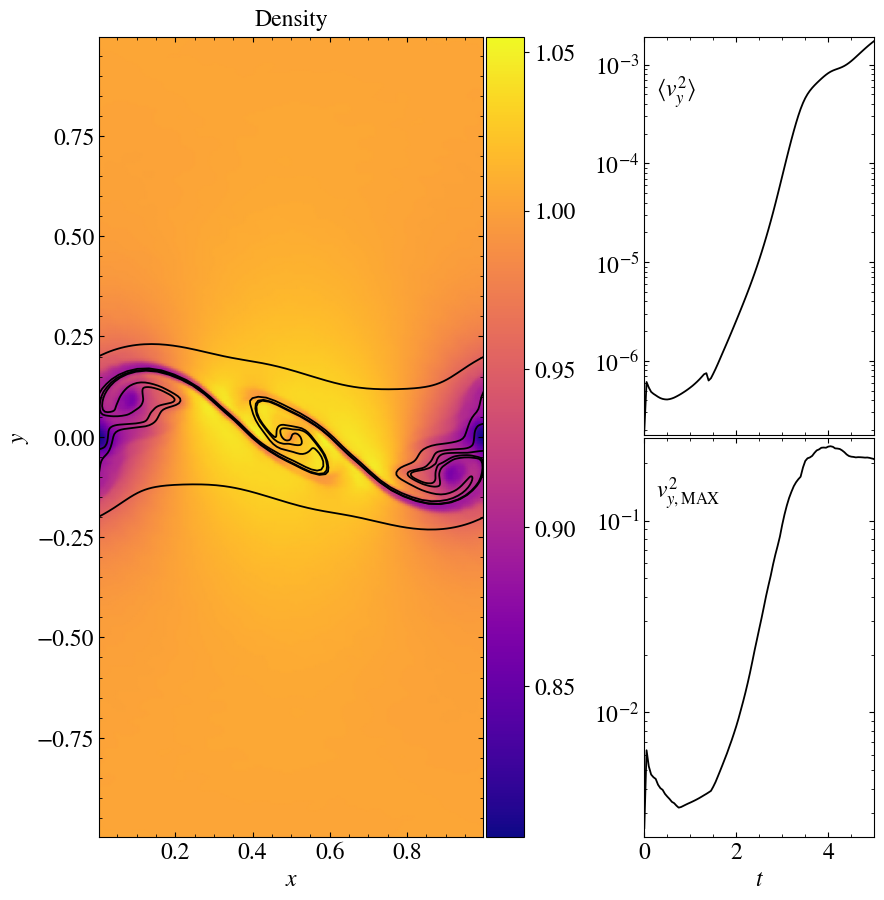

The Python source for this figure:
'''
CHange pluto.ini analysis to 0.05!!!
'''

import pyPLUTO as pp
import os
import numpy   as np

# Creating the path for the data directory
plutodir = os.environ['PLUTO_DIR']
wdir     = plutodir+'/Test_Problems/RMHD/KH'

# Loading the data into a pload object D.
D = pp.Load(path = wdir)

# Creating the Image and the subplot axes (in order to have two zoom simultaneously)
I = pp.Image(figsize = [10,10])
I.create_axes(ncol = 2, wratio = [1,0.1], wspace = [0.003], right = 0.55)
I.create_axes(nrow = 2, hspace = [0.003], left = 0.67)

# Plotting the data
I.display(D.rho, x1 = D.x1, x2 = D.x2, title = 'Density',
          ax = 0, shading = 'gouraud', xtitle = r'$x$', ytitle = r'$y$')
I.colorbar(axs = 0, cax = 1)

lines = D.find_fieldlines(D.Bx1, D.Bx2, x1 = D.x1, x2 = D.x2, y0 = [0.0,0.1,-0.1,0.2,-0.2], x0 = [0.55,0.0,0.0,0.0,0.0],
                          order = 'RK45', maxstep = 0.01, numsteps = 25000)

for _, line in enumerate(lines):
    I.plot(line[0],line[1],ax = 0, c = 'k')

data = np.genfromtxt(wdir+'/kh.dat', names=True)
analysis = {name: data[name] for name in data.dtype.names}

I.text(r"$\langle v_y^2\rangle$",  ax = 2, x = 0.05)
I.text(r"$v_{y, \mathrm{MAX}}^2$", ax = 3, x = 0.05)


I.plot(analysis['time'], analysis['vy2']  ,ax = 2, c = 'k', yscale = 'log', xtickslabels = None)
I.plot(analysis['time'], analysis['maxvy'],ax = 3, c = 'k', yscale = 'log', xtitle = r'$t$')


# Saving the image
I.savefig('test07_khi.png')
pp.show()
